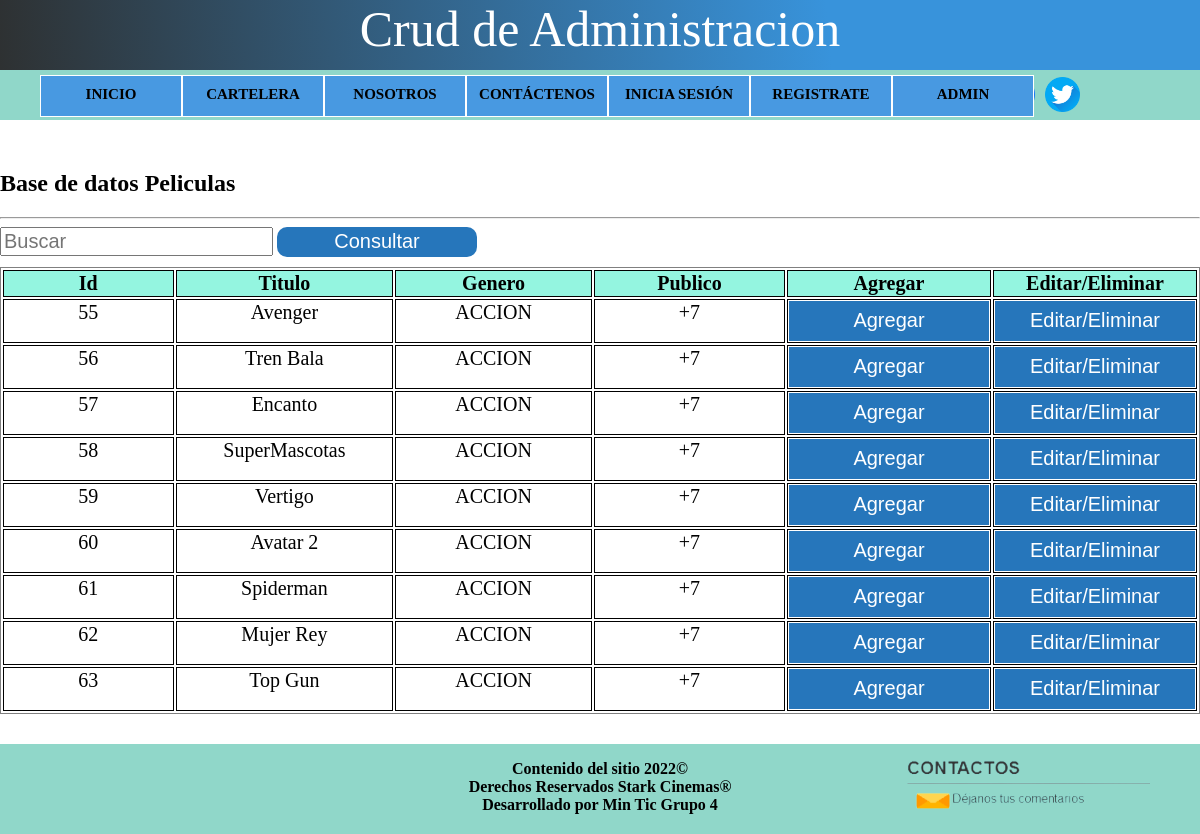
The app's page /crud with its own data.
### tables this page shows
CREATE TABLE peliculas (id INTEGER CONSTRAINT "000801" PRIMARY KEY AUTOINCREMENT, titulo VARCHAR (100), fecha VARCHAR (100), genero VARCHAR (100), publico VARCHAR (100), descripcion VARCHAR (100), reparto VARCHAR (100), director VARCHAR (100), cantidad_tiquetes INT (100), precio_tiquete INT (100), nombre_imagen VARCHAR (100), imagen BLOB, f1 VARCHAR (30), f2 VARCHAR (30), f3 VARCHAR (30), p VARCHAR (100));

### app/app.py (the view)
@app.route('/crud', methods=('GET','POST'))
def consultar_id():
   if request.method == 'POST' and 'texto' in request.form:
      strsql = "SELECT* FROM peliculas WHERE id LIKE '%" + request.form['texto'] + "%' OR titulo LIKE '%" + request.form['texto'] + "%'"
   else:
     strsql = "SELECT* FROM peliculas"
   con = conexion()
   cursorObj = con.cursor()
   cursorObj.execute(strsql)
   peliculas= [dict(id=row[0],titulo=row[1], fecha=row[2],genero=row[3],publico=row[4],descripcion=row[5],reparto=row[6],director=row[7],cantidad_tiquetes=row[8],precio_tiquete=row[9],nombre_imagen=row[10],imagen=row[11],f1=row[12],f2=row[13],f3=row[14],p=row[15]) for row in cursorObj.fetchall()]
   con.close()
   if 'editar_eliminar' in request.form:
     return render_template('administrador_editar_eliminar.html', peliculas=peliculas)
   return render_template('crud.html', peliculas=peliculas)

### app/db.py (called while the page is built)
def conexion():
 try:
    con = sqlite3.connect('datosPeliculas.db')
    return con
 except Error:
   print(Error)

### app/templates/crud.html (shortened to what this page needs)
<!DOCTYPE html>
<html lang="en">
<head>
    <link rel="stylesheet" type="text/css" href="../static/estilos.css"></link>
</head>
<body>
    <header>
        <div class="titulo">Crud de Administracion</div>
        <nav id="barra_menu">
            <ul>
                <li><a href="/">INICIO</a></li>
                <li><a href="/consultar">CARTELERA</a></li>
                <li><a href="/nosotros">NOSOTROS</a></li>
                <li><a href="/contactos">CONTÁCTENOS</a></li>
                <li><a href="/sesion">INICIA SESIÓN</a></li>
                <li><a href="/registrar">REGISTRATE</a></li>
                <li><a href="/panel_admin">ADMIN</a></li>
            </ul>
         </nav>
         <div class="redes">
           <a href="https://twitter.com/" target="_blank"> <img id="twitter" src="../static/img/twitter.png"></a>
        </div>
    </header>
    <div class="contenidoBody">
        <h2>Base de datos Peliculas</h2>
        <hr>
        <form action="" method='post' novalidate>
            <input type="text" id="texto" name="texto" placeholder="Buscar">
           <input type="submit" id="consultar" name="consultar" value="Consultar">
            <table class="tabla">
                <thead>
                  <tr>
                    <th scope="col">Id</th>
                    <th scope="col">Titulo</th>
                    <th scope="col">Genero</th>
                    <th scope="col">Publico</th>
                    <th scope="col">Agregar</th>
                    <th scope="col">Editar/Eliminar</th>
                  </tr>
                </thead>
                {%- for pelicula in peliculas %}
                <tbody>
                  <tr>
                    <td>{{pelicula.id}}</td>
                    <td>{{pelicula.titulo}}</td>
                    <td>{{pelicula.genero}}</td>
                    <td>{{pelicula.publico}}</td>
                    <td><button class="boton"><a href="/agregar">Agregar</a></button></td>
                    <td><button class="boton"><a href="{{url_for('editar_eliminar',id=pelicula.id,nombre_imagen=pelicula.nombre_imagen)}}" name="editar_eliminar">Editar/Eliminar</a></button></td>
                  </tr>
                </tbody>
                {%- endfor %}
              </table>
            </form>
    </div>
    <footer>
        <p class="contenido_piePagina">Contenido del sitio 2022© <br>
          Derechos Reservados Stark Cinemas® <br>
          Desarrollado por Min Tic Grupo 4<br>
          <a href="/contactos"> <img class="imagen_contactos" src="../static/img/contactos.png"></a>
        </p>
    </footer>
</body>
</html>

### app/static/estilos.css (style rules this page uses)
html { min-height: 100%; position: relative; }
body { margin: 0; }
a { cursor: pointer; }
.contenidoBody { margin: 0px auto; margin-top: 150px; margin-bottom: 40px; width: 1200px; height: 500px; display: table; justify-content: center; margin-bottom: 120px; }
header { margin-top: -150px; padding-left: 0px; font-size: 0; background: #90D7C9; position: fixed; width: 100%; height: 120px; z-index:1; }
.titulo { padding-left: 0px; background: rgb(46,49,50); background: linear-gradient(85deg, rgba(46,49,50,1) 0%, rgba(56,147,219,1) 69%); position: fixed; width: 100%; height: 70px; z-index:2; font-size: 50px; color: white; text-align: center; }
nav { margin-top: 70px; }
nav a { text-decoration:none; color:inherit; font-size:15px; font-weight: bold; }
nav li { margin-top: 5px; margin-bottom: 5px; display:inline-block; width:120px; height:20px; padding:10px 10px; background-color:#4899E1 ; border:1px solid white; text-align:center; color:black; position:relative; }
.redes { margin-top: -45px; margin-right: 120px; float: right; }
#twitter { width: 35px; margin-left: 10px; }
a { color: white; text-decoration: none; }
.tabla { border: 1px solid gray; margin-top: 10px; font-size: 20px; width: 100%; }
th { background-color: rgb(148, 245, 224); }
th, td { width: 25%; text-align: center; vertical-align: top; border: 1px solid #000; border-spacing: 0; }
#texto { font-size: 20px; }
#consultar { width: 200px; height: 30px; font-size: 20px; color: white; border: none; border-radius: 10px; background: #2676bb; padding: 0px; cursor: pointer; }
.boton { width: 200px; height: 40px; font-size: 20px; background: #2676bb; padding: 0px; border: none; }
footer { background-color: #90D7C9; position: absolute; bottom: 0; width: 100%; height: 90px; color: black; font-weight: bold; }
.imagen_contactos { width: 250px; float: right; margin-top: -60px; margin-right: 50px; }
.contenido_piePagina { text-align: center; }

### records on screen
peliculas: id "55", titulo "Avenger", genero "ACCION", publico "+7"
peliculas: id "56", titulo "Tren Bala", genero "ACCION", publico "+7"
peliculas: id "57", titulo "Encanto", genero "ACCION", publico "+7"
peliculas: id "58", titulo "SuperMascotas", genero "ACCION", publico "+7"
peliculas: id "59", titulo "Vertigo", genero "ACCION", publico "+7"
peliculas: id "60", titulo "Avatar 2", genero "ACCION", publico "+7"
peliculas: id "61", titulo "Spiderman", genero "ACCION", publico "+7"
peliculas: id "62", titulo "Mujer Rey", genero "ACCION", publico "+7"
peliculas: id "63", titulo "Top Gun", genero "ACCION", publico "+7"
